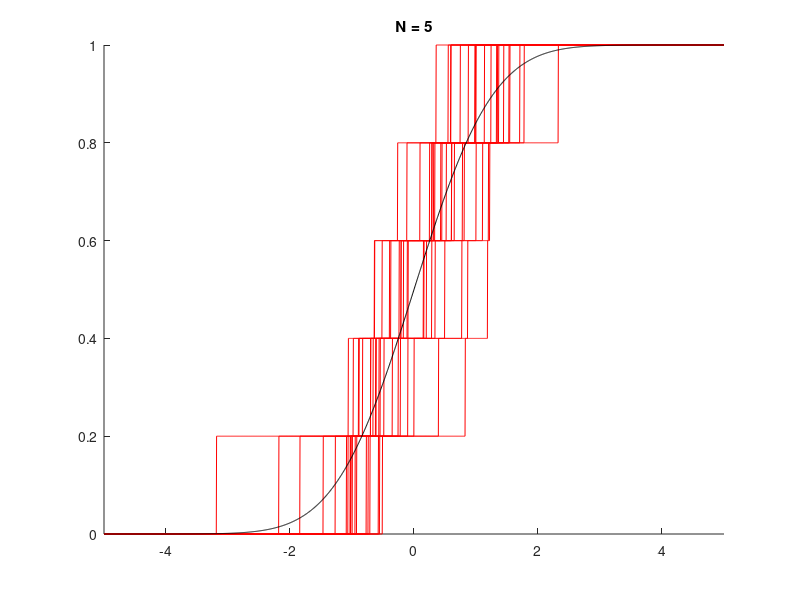
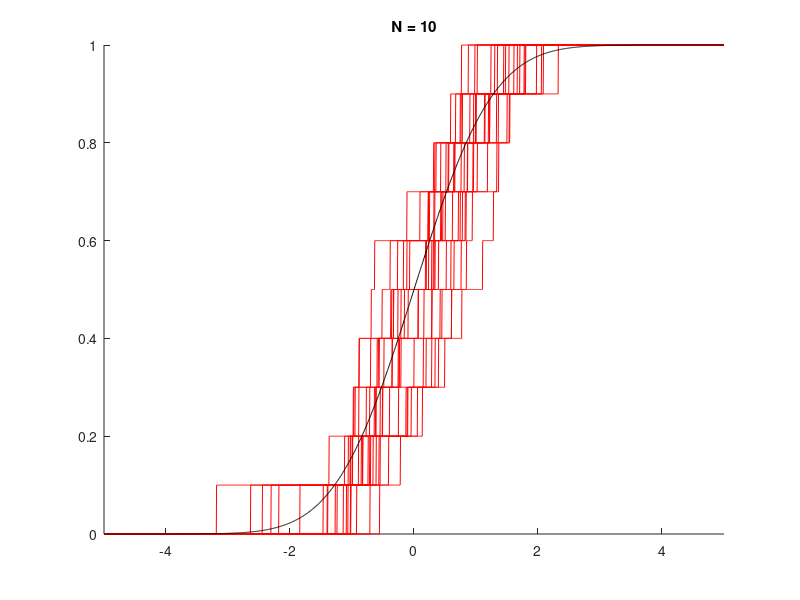
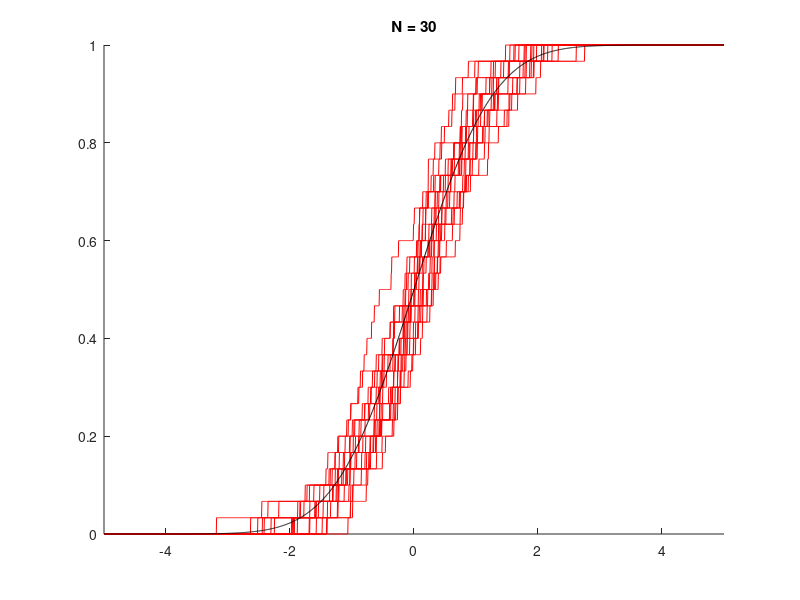
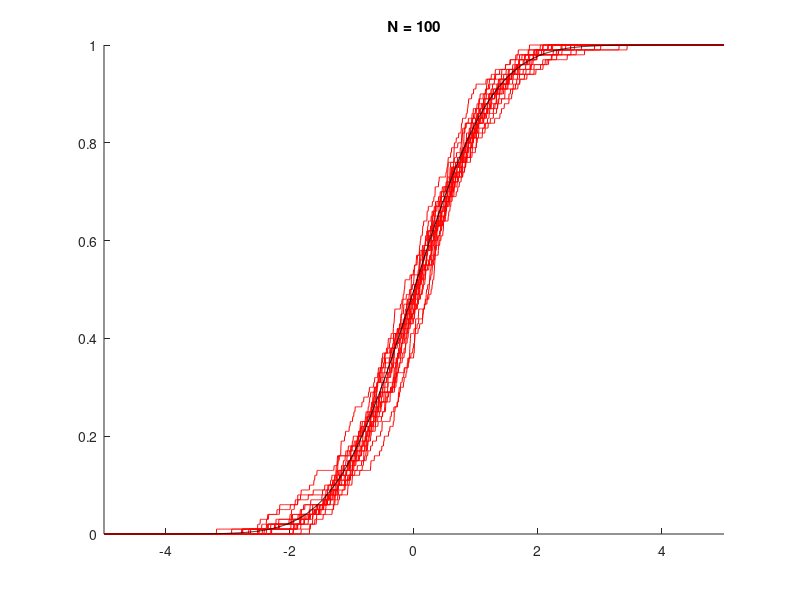

Recreate these plots in MATLAB, in order.
%---------------------------------------------------------------------------------------
% Test of the Glivenko-Cantelli theorem
%---------------------------------------------------------------------------------------
% We run T times this experiment: draw a sequence of iid variables, plot the empirical distribution
% and the true distribution for comparison.
%
% (in abstract terms, we extract T "omega's", or "trajectories", and plot the empirical 
% distribution of their first N samples X1(omega) ... XN(omega) ).
%---------------------------------------------------------------------------------------

x = linspace(-5, 5, 2000);        % Abscissas for plotting
trueDist = normcdf(x);            % Cumulative distribution of N(0,1)

T = 20;                            % Number of trajectories
MAX_N = 10000;                    % Length of the trajectory (ideally infinite)
trajectories = randn(T, MAX_N);   % (Ideally) iid variables distributed as N(0,1)
i = 1;

% Show in subsequent plots what happens as N increases, to appreciate uniform convergence
for N=[5, 10, 30, 100, 300, 1000, 3000, 10000],

   figure(i);
   clf;
   hold on;
   axis([-5 5 0 1]);
   title(sprintf('N = %d', N));

   % For each trajectory, build and plot the graph of the empirical distribution up to time N
   for k = 1:T,
      empiricalDist = zeros(1, length(x));
      for i = 1:N,
         stepFunction = trajectories(k, i) <= x;          % The indicator function 1_{Xi <= x}
         empiricalDist = empiricalDist + stepFunction/N;  % Accumulates weighted sum
      end
      plot(x, empiricalDist, 'r');
   end

   % Then plot the true one
   plot(x, trueDist, 'k');
end

%---------------------------------------------------------------------------------------
% Now try with T = 2, 10, 100 trajectories.
% The empirical distribution converges UNIFORMLY to the true one
% for "almost all" trajectories (i.e. ALMOST SURELY, in the abstract setting,
% but in practice for all of them!).
%---------------------------------------------------------------------------------------
